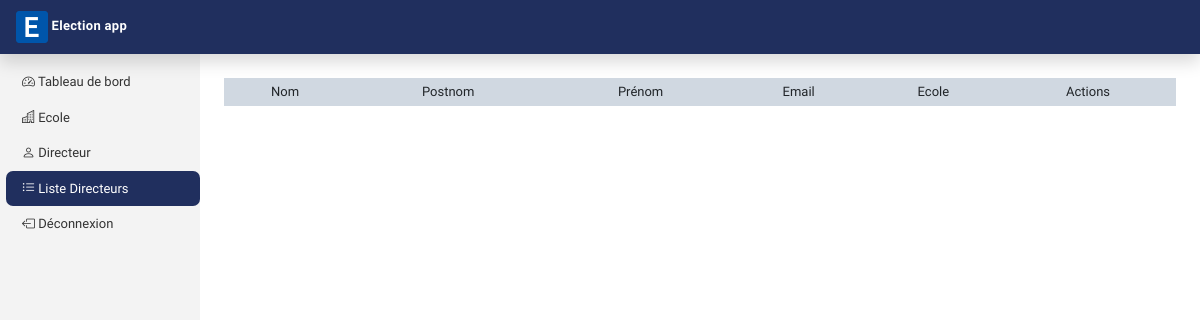
/AppAdmin/readDirecteur, run on an earlier commit of the app's database.
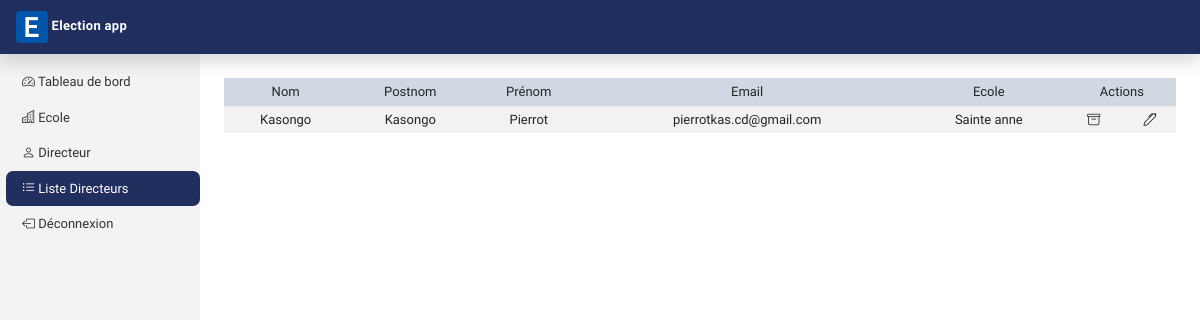
And on a later commit of the database.
### AppAdmin/models.py (models this page shows, shortened)
class Directeur(models.Model):
    userId = models.OneToOneField(User, on_delete=models.CASCADE, primary_key=True)
    ecoleId = models.ForeignKey(Ecole, on_delete=models.CASCADE)

class Ecole(models.Model):
    ecole = models.CharField(max_length=200)

### AppAuth/models.py (models this page shows, shortened)
class User(AbstractUser):
    username = models.CharField(max_length = 50, blank = True, null = True, unique = False)
    email = models.EmailField(unique=True)
    USERNAME_FIELD = "email"
    REQUIRED_FIELDS = ["username"]
    status = models.CharField(max_length=50)

### AppAdmin/views.py (the view, shortened to what this page needs)
# urls.py: path('readDirecteur', DirecteurView.as_view(template_name='AppAdmin/readDirecteur.html', title='Liste Directeur'), name='readDirecteur'),
class DirecteurView(View):
    template_name = "AppAdmin/createDirecteur.html"
    title = 'Directeur'
    def get(self, request):
        return render(request, self.template_name,
        {
            'title': self.title,
            'allEcole':Ecole.objects.all(),
            'allDirecteur' :Directeur.objects.all()
        })

### Templates/AppAdmin/readDirecteur.html (shortened to what this page needs)
{% extends 'BaseAdmin.html' %}
{% load static %}
{% block baseAdmin %}
    <div class="table-responsive mt-4">
        <table class="table table-striped table-sm">
            <thead>
                <tr>
                <th scope="col">Nom</th>
                <th scope="col">Postnom</th>
                <th scope="col">Prénom</th>
                <th scope="col">Email</th>
                <th scope="col">Ecole</th>
                <th scope="col" colspan="3">Actions</th>
                </tr>
            </thead>
            <tbody>
                {% for objet in allDirecteur  %}
                    <tr>
                        <td data-label='Nom'><span class='span'>{{objet.userId.username | capfirst}}</span></td>
                        <td data-label='Postnom'><span class='span'>{{objet.userId.first_name | capfirst}}</span></td>
                        <td data-label='Prénom'><span class='span'>{{objet.userId.last_name | capfirst}}</span></td>
                        <td data-label='Email'><span class='span'>{{objet.userId.email}}</span></td>
                        <td data-label='Classe'><span class='span'>{{objet.ecoleId.ecole | capfirst}}</span></td>
                        <td data-label='Actions'><i class="bi bi-archive table-icon-supprimer " data-bs-toggle="modal" data-bs-target="#supprimer{{objet.userId.id}}"></i> <i class="bi bi-pen table-icon-modifier" data-bs-toggle="modal" data-bs-target="#modifier{{objet.userId.id}}"></i></td>
                    </tr>
                {% endfor %}
            </tbody>
        </table>
    </div>
{% endblock baseAdmin %}

What changed in the data, as far as the page shows it:
added Directeur: userId.username "Kasongo", userId.first_name "Kasongo", userId.last_name "Pierrot", userId.email "pierrotkas.cd@gmail.com", ecoleId.ecole "Sainte anne"
